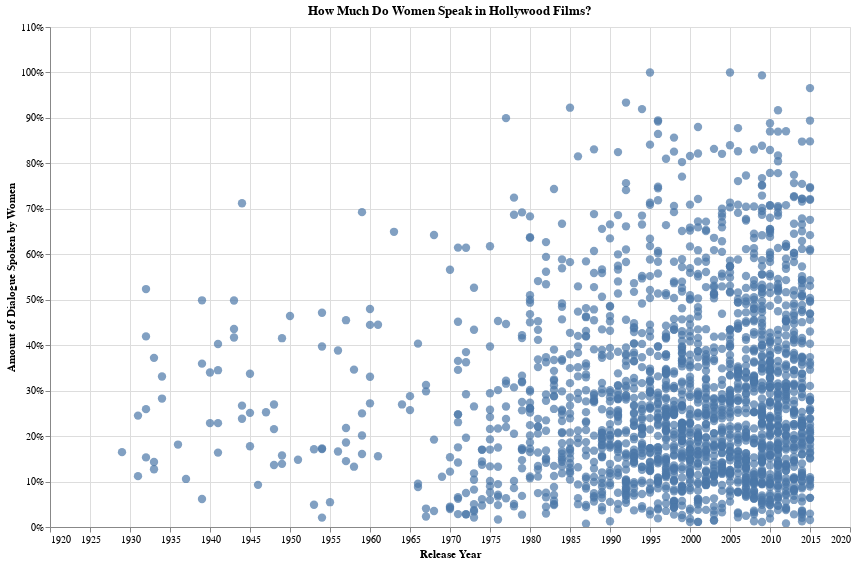

The notebook cell saved with this chart:
### Code cell
## Let's make an interactive visualization of our data
alt.Chart(women_dialogue_df, title='How Much Do Women Speak in Hollywood Films?').mark_circle(size=70).encode(
   alt.X('year:Q', axis=alt.Axis(format='', title='Release Year'),
        scale=alt.Scale(domain=(1920, 2020))
    ),
    alt.Y('proportion_of_dialogue', axis=alt.Axis(format='%', title='Amount of Dialogue Spoken by Women')),
    tooltip=['title', 'year', alt.Tooltip('proportion_of_dialogue:Q', format='.1%')]
).interactive().properties(width=800, height=500)

### Figure 1 — Vega-Lite specification as saved in the notebook (floating-point values rounded to 4 significant figures; data arrays with more than 128 entries replaced by an {"elided": "..."} marker saying what was removed)
{"config": {"view": {"continuousWidth": 400, "continuousHeight": 300}}, "data": {"name": "data-a377da47dd6f50e8a8faea188c7dde39"}, "mark": {"type": "circle", "size": 70}, "encoding": {"tooltip": [{"type": "nominal", "field": "title"}, {"type": "quantitative", "field": "year"}, {"type": "quantitative", "field": "proportion_of_dialogue", "format": ".1%"}], "x": {"type": "quantitative", "axis": {"format": "", "title": "Release Year"}, "field": "year", "scale": {"domain": [1920, 2020]}}, "y": {"type": "quantitative", "axis": {"format": "%", "title": "Amount of Dialogue Spoken by Women"}, "field": "proportion_of_dialogue"}}, "height": 500, "selection": {"selector001": {"type": "interval", "bind": "scales", "encodings": ["x", "y"]}}, "title": "How Much Do Women Speak in Hollywood Films?", "width": 800, "$schema": "https://vega.github.io/schema/vega-lite/v4.8.1.json", "datasets": {"data-a377da47dd6f50e8a8faea188c7dde39": {"elided": "1946 records"}}}
